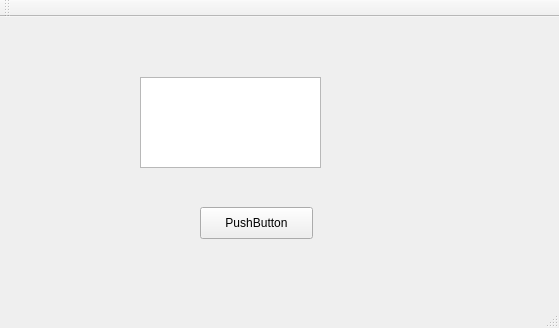
<?xml version="1.0" encoding="UTF-8"?>
<ui version="4.0">
 <class>MainWindow</class>
 <widget class="QMainWindow" name="MainWindow">
  <property name="geometry">
   <rect>
    <x>0</x>
    <y>0</y>
    <width>559</width>
    <height>328</height>
   </rect>
  </property>
  <property name="windowTitle">
   <string>MainWindow</string>
  </property>
  <widget class="QWidget" name="centralWidget">
   <widget class="QTextEdit" name="textEdit">
    <property name="geometry">
     <rect>
      <x>140</x>
      <y>60</y>
      <width>181</width>
      <height>91</height>
     </rect>
    </property>
   </widget>
   <widget class="QPushButton" name="pushButton">
    <property name="geometry">
     <rect>
      <x>200</x>
      <y>190</y>
      <width>113</width>
      <height>32</height>
     </rect>
    </property>
    <property name="text">
     <string>PushButton</string>
    </property>
   </widget>
  </widget>
  <widget class="QMenuBar" name="menuBar">
   <property name="geometry">
    <rect>
     <x>0</x>
     <y>0</y>
     <width>559</width>
     <height>22</height>
    </rect>
   </property>
  </widget>
  <widget class="QToolBar" name="mainToolBar">
   <attribute name="toolBarArea">
    <enum>TopToolBarArea</enum>
   </attribute>
   <attribute name="toolBarBreak">
    <bool>false</bool>
   </attribute>
  </widget>
  <widget class="QStatusBar" name="statusBar"/>
 </widget>
 <layoutdefault spacing="6" margin="11"/>
 <resources/>
 <connections/>
</ui>
